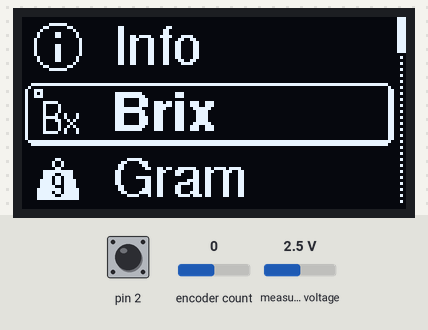
This sketch was run on a simulated Arduino Uno, built with avr-gcc and run on an emulated ATmega328P. Parts: 128×64 one-colour display. The test bench sets the inputs (shaded band); at power-on: pin 2 HIGH, encoder count 0, measured voltage 2.5 V. What the sketch prints to the serial monitor is not drawn.

Above: at 1.2 s.
1.3 s: pin 2 pulled LOW for 0.15 s
At 2.1 s:
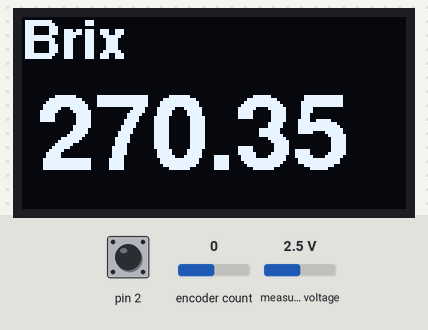
3.0 s: pin 2 pulled LOW for 3.2 s
At 8.0 s:
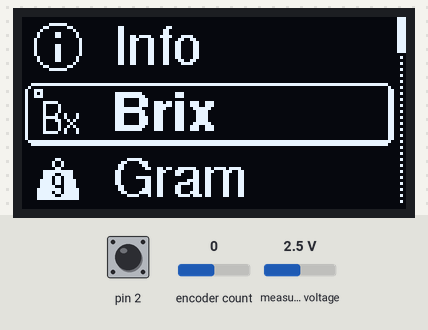
8.3 s: encoder count set to 4
At 9.3 s:
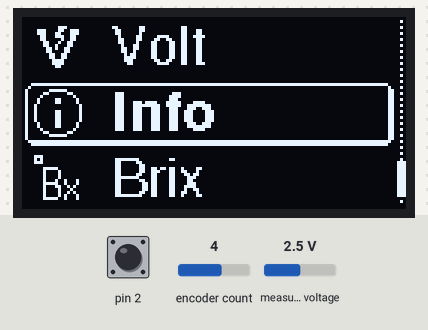
9.9 s: encoder count set to 3
At 11.0 s:
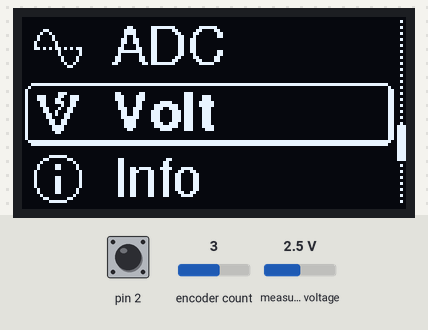
11.4 s: pin 2 pulled LOW for 1 s
At 12.9 s:
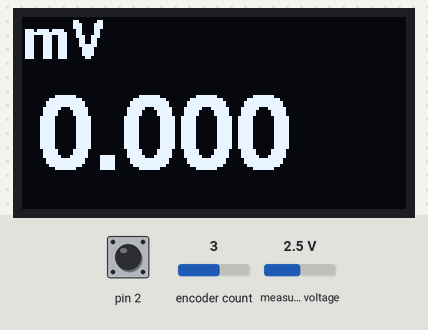
14.0 s: pin 2 pulled LOW for 3.2 s
At 18.3 s:
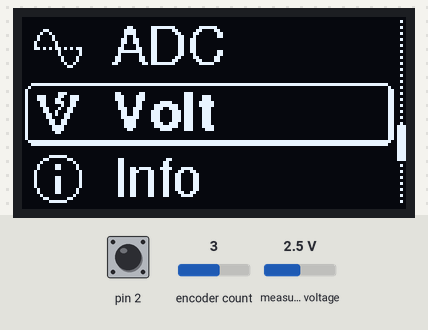
Timing chart, 0 to 19.8 s (numbered marks = the images above; inputs shaded):
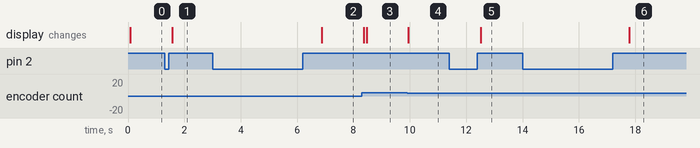

The sketch:

FullCode.ino
```cpp
//----- OLED -----//
#include "OLED.h"

//----- Encoder ------//
#include <SimpleRotary.h>
SimpleRotary rotary(1, 0, 2);
int mode = 0;

void setup() {
  Serial.begin(115200);
  OLED::setup();
  rotary.setDebounceDelay(5);
}

void loop() {
  int dir = rotary.rotate();
  int butt = rotary.pushType(1000);

  if (mode == 0) {
    if (butt == 1) {
      Serial.println("Short");
      Serial.println("Mode 1");
      mode = 1;
    }
    if (dir == 1) {
      OLED::next();
    }
    if (dir == 2) {
      OLED::previous();
    }
    OLED::menu();

  } else if (mode == 1) {
    if (butt == 2) {
      Serial.println("Long");
      Serial.println("Mode 0");
      mode = 0;
    }
    switch (OLED::item_selected) {
      case 0:
        OLED::brix();
        break;
      case 1:
        OLED::gram();
        break;
      case 2:
        OLED::adc();
        break;
      case 3:
        OLED::volt();
        break;
      case 4:
        OLED::info();
        break;
      default:
        break;
    }
  }
}
```

OLED.h
```cpp
#include <Wire.h>
#include <Adafruit_GFX.h>
#include <Adafruit_SSD1306.h>
#include <Fonts/FreeSans9pt7b.h>
#include <Fonts/FreeSansBold9pt7b.h>
#include <Fonts/FreeSansBold18pt7b.h>
#define SCREEN_WIDTH 128
#define SCREEN_HEIGHT 64
#define OLED_RESET -1
Adafruit_SSD1306 display(SCREEN_WIDTH, SCREEN_HEIGHT, &Wire, OLED_RESET);

//----- ADS1115 -----//
#include <Adafruit_ADS1X15.h>
Adafruit_ADS1115 ads;

namespace OLED {

// 'scrollbar_background', 8x64px
const unsigned char ScrollBar[] PROGMEM = {
  0x00, 0x02, 0x00, 0x02, 0x00, 0x02, 0x00, 0x02, 0x00, 0x02, 0x00, 0x02, 0x00, 0x02, 0x00, 0x02,
  0x00, 0x02, 0x00, 0x02, 0x00, 0x02, 0x00, 0x02, 0x00, 0x02, 0x00, 0x02, 0x00, 0x02, 0x00, 0x02,
  0x00, 0x02, 0x00, 0x02, 0x00, 0x02, 0x00, 0x02, 0x00, 0x02, 0x00, 0x02, 0x00, 0x02, 0x00, 0x02,
  0x00, 0x02, 0x00, 0x02, 0x00, 0x02, 0x00, 0x02, 0x00, 0x02, 0x00, 0x02, 0x00, 0x02, 0x00, 0x00
};

// 'item_sel_outline', 128x21px
const unsigned char SelOutline[] PROGMEM = {
  0x1f, 0xff, 0xff, 0xff, 0xff, 0xff, 0xff, 0xff, 0xff, 0xff, 0xff, 0xff, 0xff, 0xff, 0xff, 0xc0,
  0x20, 0x00, 0x00, 0x00, 0x00, 0x00, 0x00, 0x00, 0x00, 0x00, 0x00, 0x00, 0x00, 0x00, 0x00, 0x20,
  0x40, 0x00, 0x00, 0x00, 0x00, 0x00, 0x00, 0x00, 0x00, 0x00, 0x00, 0x00, 0x00, 0x00, 0x00, 0x30,
  0x40, 0x00, 0x00, 0x00, 0x00, 0x00, 0x00, 0x00, 0x00, 0x00, 0x00, 0x00, 0x00, 0x00, 0x00, 0x30,
  0x40, 0x00, 0x00, 0x00, 0x00, 0x00, 0x00, 0x00, 0x00, 0x00, 0x00, 0x00, 0x00, 0x00, 0x00, 0x30,
  0x40, 0x00, 0x00, 0x00, 0x00, 0x00, 0x00, 0x00, 0x00, 0x00, 0x00, 0x00, 0x00, 0x00, 0x00, 0x30,
  0x40, 0x00, 0x00, 0x00, 0x00, 0x00, 0x00, 0x00, 0x00, 0x00, 0x00, 0x00, 0x00, 0x00, 0x00, 0x30,
  0x40, 0x00, 0x00, 0x00, 0x00, 0x00, 0x00, 0x00, 0x00, 0x00, 0x00, 0x00, 0x00, 0x00, 0x00, 0x30,
  0x40, 0x00, 0x00, 0x00, 0x00, 0x00, 0x00, 0x00, 0x00, 0x00, 0x00, 0x00, 0x00, 0x00, 0x00, 0x30,
  0x40, 0x00, 0x00, 0x00, 0x00, 0x00, 0x00, 0x00, 0x00, 0x00, 0x00, 0x00, 0x00, 0x00, 0x00, 0x30,
  0x40, 0x00, 0x00, 0x00, 0x00, 0x00, 0x00, 0x00, 0x00, 0x00, 0x00, 0x00, 0x00, 0x00, 0x00, 0x30,
  0x40, 0x00, 0x00, 0x00, 0x00, 0x00, 0x00, 0x00, 0x00, 0x00, 0x00, 0x00, 0x00, 0x00, 0x00, 0x30,
  0x40, 0x00, 0x00, 0x00, 0x00, 0x00, 0x00, 0x00, 0x00, 0x00, 0x00, 0x00, 0x00, 0x00, 0x00, 0x30,
  0x40, 0x00, 0x00, 0x00, 0x00, 0x00, 0x00, 0x00, 0x00, 0x00, 0x00, 0x00, 0x00, 0x00, 0x00, 0x30,
  0x40, 0x00, 0x00, 0x00, 0x00, 0x00, 0x00, 0x00, 0x00, 0x00, 0x00, 0x00, 0x00, 0x00, 0x00, 0x30,
  0x40, 0x00, 0x00, 0x00, 0x00, 0x00, 0x00, 0x00, 0x00, 0x00, 0x00, 0x00, 0x00, 0x00, 0x00, 0x30,
  0x40, 0x00, 0x00, 0x00, 0x00, 0x00, 0x00, 0x00, 0x00, 0x00, 0x00, 0x00, 0x00, 0x00, 0x00, 0x30,
  0x40, 0x00, 0x00, 0x00, 0x00, 0x00, 0x00, 0x00, 0x00, 0x00, 0x00, 0x00, 0x00, 0x00, 0x00, 0x30,
  0x40, 0x00, 0x00, 0x00, 0x00, 0x00, 0x00, 0x00, 0x00, 0x00, 0x00, 0x00, 0x00, 0x00, 0x00, 0x30,
  0x3f, 0xff, 0xff, 0xff, 0xff, 0xff, 0xff, 0xff, 0xff, 0xff, 0xff, 0xff, 0xff, 0xff, 0xff, 0xe0,
  0x1f, 0xff, 0xff, 0xff, 0xff, 0xff, 0xff, 0xff, 0xff, 0xff, 0xff, 0xff, 0xff, 0xff, 0xff, 0xc0
};

// 'BrixIcon', 16x16px
const unsigned char brixIcon[] PROGMEM = {
  0xe0, 0x00, 0xa0, 0x00, 0xe0, 0x00, 0x00, 0x00, 0x1f, 0x00, 0x10, 0x80, 0x10, 0x80, 0x10, 0x80,
  0x11, 0x22, 0x1f, 0x22, 0x11, 0x94, 0x10, 0x88, 0x10, 0x94, 0x10, 0xa2, 0x1f, 0x22, 0x00, 0x00
};
// 'GramIcon', 16x16px
const unsigned char gramIcon[] PROGMEM = {
  0x00, 0x00, 0x01, 0x80, 0x02, 0x40, 0x02, 0x40, 0x01, 0x80, 0x1f, 0xf8, 0x1e, 0x78, 0x1d, 0xb8,
  0x3d, 0xbc, 0x3d, 0xbc, 0x3e, 0x3c, 0x7f, 0xbe, 0x7d, 0xbe, 0x7e, 0x7e, 0x7f, 0xfe, 0x00, 0x00
};
// 'ADCIcon', 16x16px
const unsigned char ADCIcon[] PROGMEM = {
  0x00, 0x00, 0x00, 0x00, 0x18, 0x00, 0x24, 0x00, 0x42, 0x00, 0x42, 0x00, 0x81, 0x00, 0x81, 0x00,
  0xd5, 0xab, 0x00, 0x81, 0x00, 0x81, 0x00, 0x42, 0x00, 0x42, 0x00, 0x24, 0x00, 0x18, 0x00, 0x00
};
// 'VoltIcon', 16x16px
const unsigned char voltIcon[] PROGMEM = {
  0x00, 0x00, 0x00, 0xe0, 0x70, 0xce, 0x71, 0x8e, 0x31, 0xcc, 0x30, 0x4c, 0x18, 0x98, 0x19, 0x18,
  0x0d, 0x30, 0x0c, 0x30, 0x06, 0x60, 0x06, 0x60, 0x03, 0xc0, 0x03, 0xc0, 0x01, 0x80, 0x00, 0x00
};
// 'InfoIcon', 16x16px
const unsigned char infoIcon[] PROGMEM = {
  0x07, 0xe0, 0x18, 0x18, 0x20, 0x04, 0x41, 0x82, 0x41, 0x82, 0x80, 0x01, 0x80, 0x01, 0x81, 0x81,
  0x81, 0x81, 0x81, 0x81, 0x81, 0x81, 0x41, 0x82, 0x41, 0x82, 0x20, 0x04, 0x18, 0x18, 0x07, 0xe0
};

// Array of all bitmaps for convenience. (Total bytes used to store images in PROGMEM = 240)
const int icons_LEN = 5;
const unsigned char* icons[5] = {
  brixIcon,
  gramIcon,
  ADCIcon,
  voltIcon,
  infoIcon
};

const int NUM_ITEMS = 5;         // number of items in the list and also the number of screenshots and screenshots with QR codes (other screens)
const int MAX_ITEM_LENGTH = 20;  // maximum characters for the item name

char menu_items[NUM_ITEMS][MAX_ITEM_LENGTH] = {  // array with item names
  { "Brix" },
  { "Gram" },
  { "ADC" },
  { "Volt" },
  { "Info" }
};

int item_selected = 0;  // which item in the menu is selected
int item_sel_previous;  // previous item - used in the menu screen to draw the item before the selected one
int item_sel_next;      // next item - used in the menu screen to draw next item after the selected one

float start;

void setup() {
  display.begin(SSD1306_SWITCHCAPVCC, 0x3C);  // Alamat default I2C 0x3C
  display.clearDisplay();
  if (!ads.begin()) {
    Serial.println("Failed to initialize ADS.");
    while (1)
      ;
  }
  ads.setGain(GAIN_TWO);
  start = ads.readADC_SingleEnded(0) * 0.0625;
}

void menu() {
  display.clearDisplay();

  item_sel_previous = item_selected - 1;
  if (item_sel_previous < 0) { item_sel_previous = NUM_ITEMS - 1; }  // previous item would be below first = make it the last
  item_sel_next = item_selected + 1;
  if (item_sel_next >= NUM_ITEMS) { item_sel_next = 0; }  // next item would be after last = make it the first

  display.drawBitmap(120, 0, ScrollBar, 8, 64, WHITE);
  display.drawBitmap(0, 22, SelOutline, 128, 21, WHITE);
  display.fillRect(125, 64 / NUM_ITEMS * item_selected, 3, 64 / NUM_ITEMS, WHITE);

  // previous item
  display.setFont(&FreeSans9pt7b);
  display.setTextColor(WHITE);
  display.setCursor(30, 15);
  display.print(menu_items[item_sel_previous]);
  display.drawBitmap(4, 2, icons[item_sel_previous], 16, 16, WHITE);

  // selected item
  display.setFont(&FreeSansBold9pt7b);
  display.setTextColor(WHITE);
  display.setCursor(30, 37);
  display.print(menu_items[item_selected]);
  display.drawBitmap(4, 24, icons[item_selected], 16, 16, WHITE);

  // next item
  display.setFont(&FreeSans9pt7b);
  display.setTextColor(WHITE);
  display.setCursor(30, 59);
  display.print(menu_items[item_sel_next]);
  display.drawBitmap(4, 46, icons[item_sel_next], 16, 16, WHITE);

  display.display();
}

void next() {
  item_selected++;
  if (item_selected >= NUM_ITEMS) { item_selected = 0; }
}

void previous() {
  item_selected--;
  if (item_selected < 0) { item_selected = NUM_ITEMS - 1; }
}

void brix() {
  int16_t adc = ads.readADC_SingleEnded(0);
  float millivolt = adc * 0.0625;
  float delta = millivolt - start - 100;
  float brix = 240.35 - 0.3 * delta;
  display.clearDisplay();
  display.setFont(&FreeSansBold18pt7b);
  display.setTextColor(WHITE);
  display.setCursor(5, 50);
  display.print(brix, 2);
  display.setFont(&FreeSansBold9pt7b);
  display.setTextColor(WHITE);
  display.setCursor(0, 13);
  display.print("Brix");
  display.display();
  delay(200);
}

void gram() {
  int16_t adc = ads.readADC_SingleEnded(0);
  float millivolt = adc * 0.0625;
  float delta = millivolt - start - 100;
  float brix = 240.35 - 0.3 * delta;
  display.clearDisplay();
  display.setFont(&FreeSansBold18pt7b);
  display.setTextColor(WHITE);
  display.setCursor(5, 50);
  display.print(brix, 2);
  display.setFont(&FreeSansBold9pt7b);
  display.setTextColor(WHITE);
  display.setCursor(0, 13);
  display.print("g/100 mL");
  display.display();
  delay(200);
}

void adc() {
  int16_t adc = ads.readADC_SingleEnded(0);
  display.clearDisplay();
  display.setFont(&FreeSansBold18pt7b);
  display.setTextColor(WHITE);
  display.setCursor(15, 50);
  display.print(adc);
  display.setFont(&FreeSansBold9pt7b);
  display.setTextColor(WHITE);
  display.setCursor(0, 13);
  display.print("ADC");
  display.display();
  delay(200);
}

void volt() {
  int16_t adc = ads.readADC_SingleEnded(0);
  float millivolt = adc * 0.0625;
  display.clearDisplay();
  display.setFont(&FreeSansBold18pt7b);
  display.setTextColor(WHITE);
  display.setCursor(5, 50);
  display.print(millivolt - start, 3);
  display.setFont(&FreeSansBold9pt7b);
  display.setTextColor(WHITE);
  display.setCursor(0, 13);
  display.print("mV");
  display.display();
  delay(200);
}

void info() {
  display.clearDisplay();
  display.setFont();
  display.setTextSize(1);
  display.setTextColor(WHITE);
  display.setCursor(7, 0);
  display.println("Non-Intrusive Sugar");
  display.setCursor(10, 15);
  display.println("Meter In Beverages");
  display.setCursor(4, 30);
  display.println("By: Tristan Novelius");
  display.setCursor(46, 40);
  display.println("Wibowo");
  display.setCursor(52, 55);
  display.println("2025");
  display.display();
}

}
```

Measured:
- after the input at 1.3 s, the display: changes after 0.28 s (image 1)
- after the input at 3.0 s, the display: changes after 3.9 s (image 2)
- after the input at 8.3 s, the display: first changes after 0.06 s (image 3 shows a later state)
- after the input at 9.9 s, the display: changes after 0.05 s (image 4)
- after the input at 11.4 s, the display: changes after 1.1 s (image 5)
- after the input at 14.0 s, the display: changes after 3.8 s (image 6)
